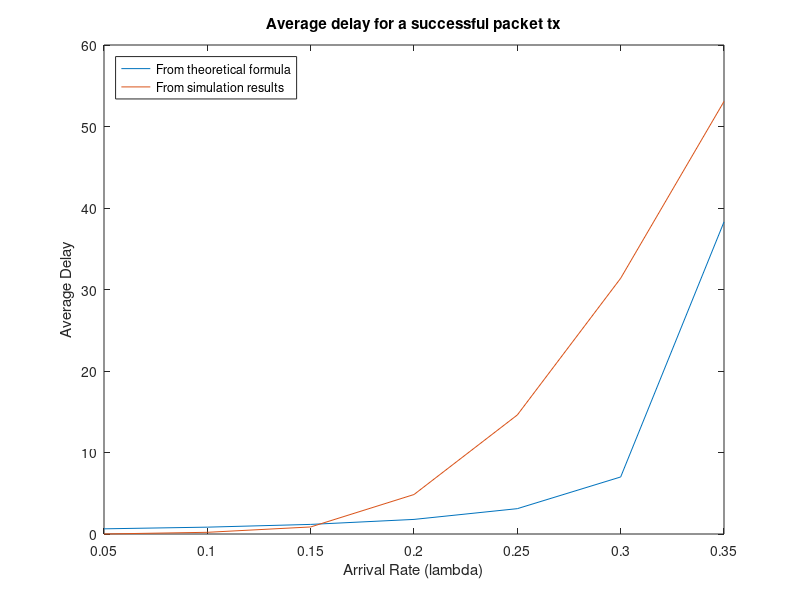

This figure's MATLAB source:
%%%%%%%%%%%%%%%%%%%%%%%% DECLARATION OF VARIABLES %%%%%%%%%%%%%%%%%%%%%%%%

m = 100;            % total number of nodes
q_r = 1;            % probability that a backlogged node retransmits in the next slot (user-defined param)
T = 1000;           % simulation duration in [slots]
feedback = 0;       % 0=idle , 1=successful_tx , 2=collision

tx_attemps_counter = 0;
successes_counter = 0;
collisions_counter = 0;

nodes_state = zeros(1,m);
n_hats = ones(1,T);
last_tx_slot = zeros(1,m);
success_packets_delay = zeros(1,T);
num_of_backlogged = zeros(1,T); % to plot backlogged VS slot and histogram
num_of_arrivals = zeros(1,T); % to plot packets_in VS slot
num_of_departures = zeros(1,T); % to plot packets_out VS slot

arr_rate = 0.05:0.05:0.35;
approx_avg_delay = zeros(1,length(arr_rate));
real_avg_delay = zeros(1,length(arr_rate));
i = 1;
while i<=length(arr_rate)
    approx_avg_delay(1,i) = (exp(1)-0.5)/(1-arr_rate(i)*exp(1)) - ((exp(1)-1)*(exp(arr_rate(i))-1))/(arr_rate(i)*(1-(exp(1)-1)*(exp(arr_rate(i))-1)));
    q_a = 1 - exp(-arr_rate(i)/m);
    
    s = 1; % current slot
    while s < T
        % Iterate over all nodes to detect new arrivals:
        for node = 1:m
            if nodes_state(1,node)==0 && rand(1)<=q_a
                % The idle node under study has received a new packet to tx
                num_of_arrivals(1,s) = num_of_arrivals(1,s) + 1; % count new arrival
                if rand(1)<=q_r
                    % The new arrival is transmitted in the next slot
                    nodes_state(1,node) = 1; % update node's state to "ready_to_tx"
                    last_tx_slot(1,node) = s; % keep time of first attempt to calculate delay later
                else
                    % The new arrival will have to wait to be transmitted
                    nodes_state(1,node) = 4; % update node's state to "waiting"
                end
            elseif nodes_state(1,node)==3 && rand(1)<=q_r
                % The backlogged node under study is ready to retx (waiting time concluded)
                nodes_state(1,node) = 2; % update node's state to "ready_to_retx"
            elseif nodes_state(1,node)==4 && rand(1)<=q_r
                % The backlogged node under study is ready to retx (waiting time concluded)
                nodes_state(1,node) = 1; % update node's state to "ready_to_tx"
            end
        end
        
        % All nodes with state 1 or 2 will transmit in the current slot:
        tx_attempts_current_slot = sum(nodes_state==1) + sum(nodes_state==2);
        tx_attemps_counter = tx_attemps_counter + tx_attempts_current_slot;
        
        [~,tx_ids] = find(nodes_state==1);
        [~,retx_ids] = find(nodes_state==2);
        if tx_attempts_current_slot == 1 % if only one packet transmits...
            successes_counter = successes_counter + 1;
            feedback = 1; % indicates successful departure
            num_of_departures(1,s) = num_of_departures(1,s) + 1;
            % The only node that transmitted becomes idle, update state:
            if isempty(retx_ids) % successful tx
                nodes_state(1,tx_ids) = 0;
                success_packets_delay(successes_counter) = s - last_tx_slot(tx_ids);
                num_of_backlogged(1,s+1) = num_of_backlogged(1,s);
            else % successful retx
                nodes_state(1,retx_ids) = 0;
                success_packets_delay(successes_counter) = s - last_tx_slot(retx_ids);
                num_of_backlogged(1,s+1) = num_of_backlogged(1,s) - 1;
            end
        elseif tx_attempts_current_slot > 1 % if several packets transmit...
            collisions_counter = collisions_counter + 1;
            feedback = 2; % indicates collision
            % Only those nodes that were unbacklogged become backlogged:
            num_of_backlogged(1,s+1) = num_of_backlogged(1,s) + length(tx_ids);
            % All nodes involved in the collision change to "waiting" state:
            nodes_state(1,tx_ids) = 3;
            nodes_state(1,retx_ids) = 3;
        else % if no transmission occurs...
            feedback = 0; % indicates idle slot
            num_of_backlogged(1,s+1) = num_of_backlogged(1,s);
        end
        
        num_of_arrivals(1,s+1) = num_of_arrivals(1,s);
        num_of_departures(1,s+1) = num_of_departures(1,s);
        
        s = s + 1;
        if feedback==2
            n_hats(1,s) = n_hats(1,s-1) + arr_rate(i) + 1/(exp(1)-2);
        else
            n_hats(1,s) = max(arr_rate(i),n_hats(1,s-1)+arr_rate(i)-1);
        end
        q_r = min(1,1/n_hats(1,s));
    end
    last_tx_slot = zeros(1,m);
    real_avg_delay(1,i) = mean(success_packets_delay);
    i = i + 1;
end

% Plot the average delay for a successful packet tx VS the arrival rate
% using the formula obtained by the approximate delay analysis of the Pseudo-Bayesian algorithm.
% Plot as well the average delay for a successful packet tx,
% calculated from the simulation results of stabilized ALOHA.
figure(1)
plot(arr_rate,approx_avg_delay)
hold on
plot(arr_rate,real_avg_delay)
xlabel('Arrival Rate (lambda)')
ylabel('Average Delay')
hold off
title('Average delay for a successful packet tx')
legend('From theoretical formula','From simulation results')
legend('Location','northwest')